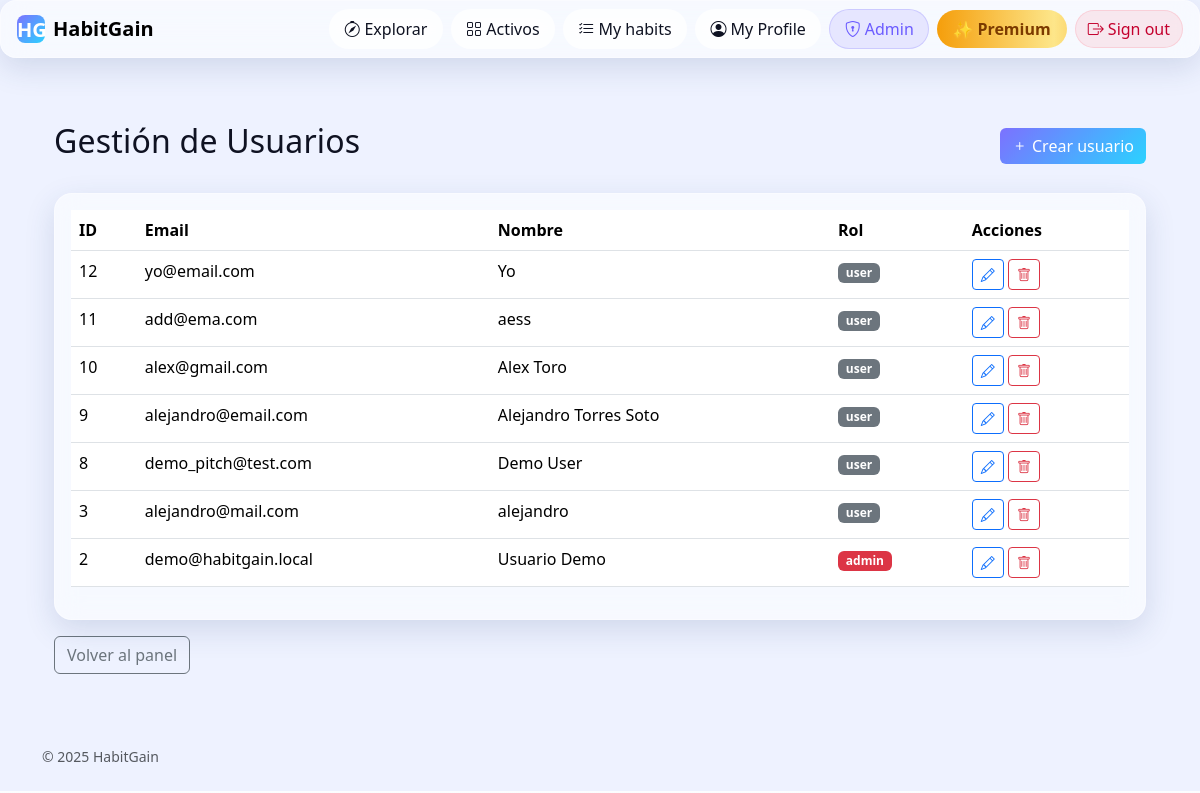
The app's page /admin/users (signed in) with its own data.
### tables this page shows
CREATE TABLE users (
                id INTEGER PRIMARY KEY AUTOINCREMENT,
                name TEXT NOT NULL,
                email TEXT NOT NULL UNIQUE,
                password TEXT NOT NULL,
                created_at TIMESTAMP DEFAULT CURRENT_TIMESTAMP
            , password_hash TEXT, password_salt TEXT, role TEXT DEFAULT 'user', plan TEXT DEFAULT 'free');

### habitgain/admin/__init__.py (the view)
@admin_bp.route("/users")
@require_admin
def users_list():
    users = User.list_all()
    csrf_token = _get_csrf_token()
    return render_template("admin/users.html", users=users, csrf_token=csrf_token)

### habitgain/admin/__init__.py (called while the page is built)
def require_admin(f):
    @wraps(f)
    def decorated_function(*args, **kwargs):
        if "user" not in session:
            flash("Debes iniciar sesión primero", "warning")
            return redirect(url_for("auth.login"))
        user_email = session["user"]["email"]
        user = User.get_by_email(user_email)
        if not user or user.get("role") != "admin":
            flash("No tienes permisos para acceder a esta sección", "danger")
            return redirect(url_for("progress.panel"))
        return f(*args, **kwargs)
    return decorated_function

def _get_csrf_token() -> str:
    token = secrets.token_urlsafe(32)
    session["csrf_token_admin"] = token
    session.modified = True
    return token

### habitgain/models.py (called while the page is built)
    def _ensure_wal_mode(self):
        if not Database._wal_enabled:
            try:
                conn = sqlite3.connect(self.db_name, timeout=30.0)
                conn.execute("PRAGMA journal_mode=WAL")
                conn.execute("PRAGMA synchronous=NORMAL")
                conn.close()
                Database._wal_enabled = True
            except Exception:
                pass  # Si falla, continuamos sin WAL

    def get_connection(self) -> sqlite3.Connection:
        conn = sqlite3.connect(self.db_name, timeout=30.0,
                               check_same_thread=False)
        conn.row_factory = sqlite3.Row
        conn.execute("PRAGMA busy_timeout=30000")
        conn.execute("PRAGMA cache_size=10000")
        return conn

    @staticmethod
    def get_by_email(email: str) -> Optional[Dict[str, Any]]:
        db = Database()
        conn = db.get_connection()
        try:
            cur = conn.cursor()
            cur.execute(
                "SELECT id, email, name, password_hash, password_salt, role, plan FROM users WHERE email=?", (email,))
            row = cur.fetchone()
            return dict(row) if row else None
        finally:
            conn.close()

    @staticmethod
    def list_all() -> List[Dict[str, Any]]:
        db = Database()
        conn = db.get_connection()
        try:
            cur = conn.cursor()
            cur.execute("SELECT id, email, name, role FROM users ORDER BY id DESC")
            rows = cur.fetchall()
            return [dict(r) for r in rows]
        finally:
            conn.close()

### habitgain/admin/templates/admin/users.html
{% extends "base.html" %}
{% block content %}
<div class="container py-4">
  <div class="d-flex justify-content-between align-items-center mb-4">
    <h2>Gestión de Usuarios</h2>
    <a href="{{ url_for('admin.users_create') }}" class="btn btn-primary"><i class="bi bi-plus"></i> Crear usuario</a>
  </div>
  <div class="card glass">
    <div class="card-body">
      <table class="table table-hover">
        <thead>
          <tr>
            <th>ID</th>
            <th>Email</th>
            <th>Nombre</th>
            <th>Rol</th>
            <th>Acciones</th>
          </tr>
        </thead>
        <tbody>
          {% for user in users %}
          <tr>
            <td>{{ user.id }}</td>
            <td>{{ user.email }}</td>
            <td>{{ user.name }}</td>
            <td><span class="badge bg-{{ 'danger' if user.role == 'admin' else 'secondary' }}">{{ user.role }}</span></td>
            <td>
              <a href="{{ url_for('admin.users_edit', user_id=user.id) }}" class="btn btn-sm btn-outline-primary"><i class="bi bi-pencil"></i></a>
              <a href="{{ url_for('admin.users_delete', user_id=user.id) }}" class="btn btn-sm btn-outline-danger"><i class="bi bi-trash"></i></a>
            </td>
          </tr>
          {% endfor %}
        </tbody>
      </table>
    </div>
  </div>
  <div class="mt-3">
    <a href="{{ url_for('admin.dashboard') }}" class="btn btn-outline-secondary">Volver al panel</a>
  </div>
</div>
{% endblock %}

### habitgain/templates/base.html (shortened to what this page needs)
<!doctype html>
<html lang="es">
<head>
    <link href="https://cdn.jsdelivr.net/npm/bootstrap@5.3.3/dist/css/bootstrap.min.css" rel="stylesheet">
    <link href="https://cdn.jsdelivr.net/npm/bootstrap-icons@1.11.3/font/bootstrap-icons.css" rel="stylesheet">
    <link rel="stylesheet" href="{{ url_for('static', filename='css/styles.css') }}">
</head>
<body>
    <nav class="navbar navbar-expand-lg glass sticky-top px-3 py-2">
        <a class="navbar-brand fw-bold d-flex align-items-center gap-2" href="{{ url_for('core.home') }}">
            <span class="brand-badge">HG</span> HabitGain
        </a>
        <div class="collapse navbar-collapse" id="navMain">
            <ul class="navbar-nav ms-auto align-items-center gap-2">
                {% set _path = request.path %}
                <li class="nav-item">
                    <a class="btn {{ 'btn-primary-soft' if _path.startswith('/explore') else 'btn-ghost' }}" href="{{ url_for('explore.home') }}">
                        <i class="bi bi-compass"></i> Explorar
                    </a>
                </li>
                <li class="nav-item">
                    <a class="btn {{ 'btn-primary-soft' if _path.startswith('/progress') else 'btn-ghost' }}" href="{{ panel_url }}">
                        <i class="bi bi-grid"></i> Activos
                    </a>
                </li>
                <li class="nav-item">
                    <a class="btn btn-ghost" href="{{ url_for('explore.my_habits') }}">
                        <i class="bi bi-list-check"></i> My habits
                    </a>
                </li>
                <li class="nav-item">
                    <a class="btn btn-ghost" href="{{ url_for('profile.edit') }}">
                        <i class="bi bi-person-circle"></i> My Profile
                    </a>
                </li>
                {% if is_admin %}
                <li class="nav-item">
                    <a class="btn {{ 'btn-primary-soft' if _path.startswith('/admin') else 'btn-ghost' }}" href="{{ url_for('admin.dashboard') }}">
                        <i class="bi bi-shield-lock"></i> Admin
                    </a>
                </li>
                {% endif %}
                {% if 'user' in session and user_plan != 'pro' %}
                <li class="nav-item">
                    <a class="btn btn-premium {{ 'btn-premium-active' if _path.startswith('/premium') else '' }}" href="{{ url_for('premium.plans') }}">
                        ✨ Premium
                    </a>
                </li>
                {% endif %}
                {% if 'user' not in session %}
                <li class="nav-item">
                    <a class="btn btn-ghost" href="{{ url_for('auth.register') }}">
                        <i class="bi bi-person-plus"></i> Register
                    </a>
                </li>
                <li class="nav-item">
                    {% if has_auth %}
                    <a class="btn btn-danger-soft" href="{{ url_for('auth.login') }}">
                        <i class="bi bi-box-arrow-in-right"></i> Sign in
                    </a>
                    {% else %}
                    <span class="btn btn-danger-soft disabled">
                        <i class="bi bi-box-arrow-in-right"></i> Sign in
                    </span>
                    {% endif %}
                </li>
                {% else %}
                <li class="nav-item">
                    {% if has_auth %}
                    <a class="btn btn-danger-soft" href="{{ url_for('auth.logout') }}">
                        <i class="bi bi-box-arrow-right"></i> Sign out
                    </a>
                    {% else %}
                    <span class="btn btn-danger-soft disabled">
                        <i class="bi bi-box-arrow-right"></i> Sign out
                    </span>
                    {% endif %}
                </li>
                {% endif %}
            </ul>
        </div>
    </nav>
    <div class="container pt-3">
    </div>
    <main class="container py-4">{% block content %}{% endblock %}</main>
    <footer class="container small text-muted py-4">
        <div class="d-flex justify-content-between">
            <span>© {{ 2025 }} HabitGain</span>
        </div>
    </footer>
</body>
</html>

### habitgain/static/css/styles.css (style rules this page uses)
:root { --bg: #eef2ff; --ink: #0f1222; --muted: #5b5e72; --primary: #6b5bff; --accent: #2bd2ff; --gradient-1: 217, 70, 239; --gradient-2: 79, 70, 229; --gradient-3: 45, 212, 191; --glass-bg: rgba(255, 255, 255, 0.55); --glass-brd: rgba(255, 255, 255, 0.35); --shadow: 0 10px 30px rgba(40, 70, 120, 0.15); }
html, body { background: var(--bg); color: var(--ink); min-height: 100%; }
.glass { backdrop-filter: blur(14px) saturate(140%); -webkit-backdrop-filter: blur(14px) saturate(140%); background: var(--glass-bg); border: 1px solid var(--glass-brd); border-radius: 16px; box-shadow: var(--shadow); }
.card.glass { border-radius: 18px; }
.btn-ghost { border: 1px solid transparent; color: var(--ink); background: rgba(255, 255, 255, 0.6); backdrop-filter: blur(10px); border-radius: 999px; padding: .45rem .9rem; }
.btn-primary { background: linear-gradient(135deg, #7c71ff, #2bd2ff); border: none; }
.btn-danger-soft { background: rgba(255, 71, 87, .1); color: #c4002e; border: 1px solid rgba(255, 71, 87, .15); border-radius: 999px; }
.btn-premium { background: linear-gradient(90deg, #f59e0b 0%, #fde68a 30%, #f59e0b 50%, #fbbf24 70%, #f59e0b 100%); background-size: 300% auto; color: #7c3a00; font-weight: 700; border: none; border-radius: 999px; padding: .45rem 1rem; animation: premium-shimmer 2.8s linear infinite, premium-glow-pulse 2s ease-in-out infinite; text-shadow: 0 1px 2px rgba(255, 220, 100, .6); transition: filter .15s ease, transform .15s ease; position: relative; z-index: 0; }
.btn-primary-soft { background: rgba(107, 91, 255, .12); color: var(--primary); border: 1px solid rgba(107, 91, 255, .2); border-radius: 999px; padding: .45rem .9rem; }
.brand-badge { display: inline-grid; place-items: center; width: 28px; height: 28px; border-radius: 8px; color: #fff; font-weight: 700; background: linear-gradient(135deg, #7c71ff, #2bd2ff); }
h1, h2, h3 { letter-spacing: .2px }

### records on screen
users: id "12", email "yo@email.com", name "Yo", role "user"
users: id "11", email "add@ema.com", name "aess", role "user"
users: id "10", email "alex@gmail.com", name "Alex Toro", role "user"
users: id "9", email "alejandro@email.com", name "Alejandro Torres Soto", role "user"
users: id "8", email "demo_pitch@test.com", name "Demo User", role "user"
users: id "3", email "alejandro@mail.com", name "alejandro", role "user"
users: id "2", email "demo@habitgain.local", name "Usuario Demo", role "admin"

### other values on screen
{{ 2025 }} "2025"
